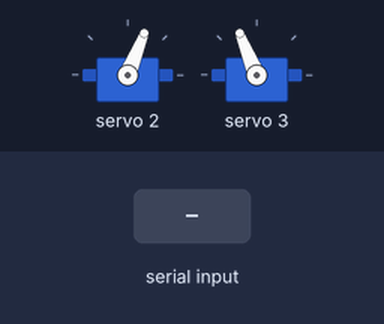
A sketch run on a simulated Arduino Uno, built with avr-gcc and run on an emulated ATmega328P. On the bench: 2 × servo. The inputs (shaded band) are chosen by the test bench. What the sketch prints to the serial monitor is not drawn.

Above: at 1.7 s.
1.8 s: "g" received over Serial
At 1.96 s:
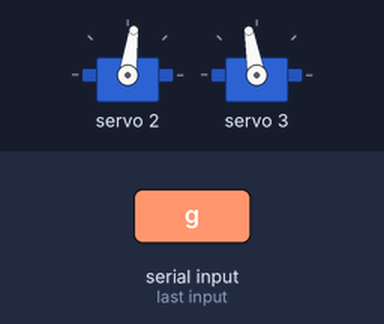
4.8 s: "p" received over Serial
Timing chart, 0 to 7.8 s (numbered marks = the images above; inputs shaded):
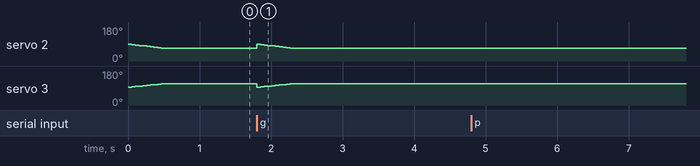

Measured:
- after the input at 4.8 s, every drawn part: stays the same

The sketch:

picker-girando.ino
```cpp
/*
  Picker girando: los dos servos SG90 modificados a 360° (canales 2 y 3 del
  PCA9685) arrancan a girar solos al prender el Mega y no paran.

  Conexiones:
    PCA9685 SDA -> D20, SCL -> D21 (I2C del Mega), VCC -> 5V, GND -> GND
    PCA9685 V+ (bornera) -> 5V para los servos, con GND común
    Servos picker -> canal 2 = izquierdo, canal 3 = derecho

  Neutro y sentido calibrados con pruebas/prueba-servo-360. Por el monitor
  serie (9600), opcional: 'p' frena (corta la señal), 'g' vuelve a girar.
*/

#include <Wire.h>
#include <Adafruit_PWMServoDriver.h>

const uint8_t NUM_SERVOS = 2;
const uint8_t CANAL[NUM_SERVOS] = {2, 3};
const uint16_t NEUTRO[NUM_SERVOS] = {1485, 1500};
// 1 = recolecta con pulsos bajos (debajo del neutro), -1 = con pulsos altos.
// Verificado el 2026-11-02 con los servos montados: el izquierdo recolecta
// con pulsos bajos y el derecho con pulsos altos.
const int8_t SENTIDO[NUM_SERVOS] = {1, -1};
// Distancia al neutro: más lejos = más rápido y con más fuerza. Distinta en
// cada uno para que giren parejos (el izquierdo es más lento con el mismo
// valor). Igualados a ojo el 2026-11-02 en {120, 100}; subidos manteniendo
// la proporción.
const uint16_t VEL_US[NUM_SERVOS] = {240, 200};
// Arranque suave: la velocidad sube en PASOS_ARRANQUE pasos para no hundir
// los 5 V de golpe (con los servos colgados del USB el Mega se reiniciaba)
const uint8_t PASOS_ARRANQUE = 10;
const uint8_t MS_POR_PASO = 50;

Adafruit_PWMServoDriver pca;

void girar() {
  for (uint8_t paso = 1; paso <= PASOS_ARRANQUE; paso++) {
    for (uint8_t k = 0; k < NUM_SERVOS; k++) {
      int16_t vel = (int32_t)VEL_US[k] * paso / PASOS_ARRANQUE;
      pca.writeMicroseconds(CANAL[k], NEUTRO[k] - SENTIDO[k] * vel);
    }
    delay(MS_POR_PASO);
  }
  Serial.println(F("Picker girando"));
}

void frenar() {
  for (uint8_t k = 0; k < NUM_SERVOS; k++) {
    pca.setPWM(CANAL[k], 0, 0);
  }
  Serial.println(F("Picker frenado"));
}

void setup() {
  Serial.begin(9600);
  pca.begin();
  pca.setOscillatorFrequency(27000000);
  pca.setPWMFreq(50);
  girar();
}

void loop() {
  if (!Serial.available()) {
    return;
  }
  switch (Serial.read()) {
    case 'p': frenar(); break;
    case 'g': girar(); break;
  }
}
```
